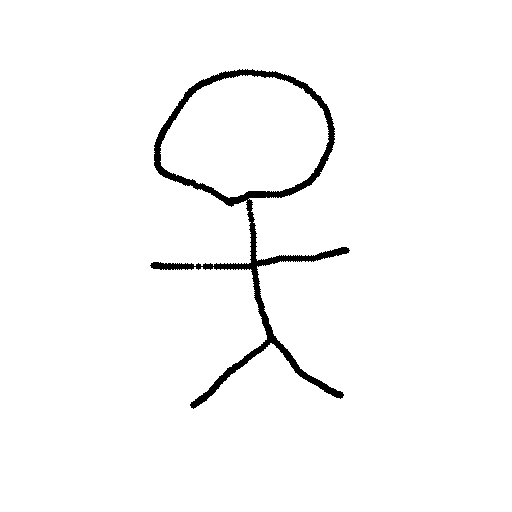
#> input picture image/my_man2.png, 512 x 512 px, found by its file name
$ python rotate.py
#> lines starting #> are read from the running program, lines starting #| are printed output that depends on the picture; after the words box and inside, x2 and y2 are one past the last pixel; in counts of white or black regions, pixels touching at a corner belong together
import cv2
import numpy as np

#读取图片
src = cv2.imread(r'D:\MyCode\MyPython\BUPT_TowerDefence\image\my_man2.png')
#> src is the input picture: shape (512, 512, 3); 97.6% white; 1 black region, box (x1, y1, x2, y2) and area: (150, 69, 350, 409) 6295

#原图的高、宽 以及通道数
rows, cols, channel = src.shape
#> rows = 512; cols = 512; channel = 3

#绕图像的中心旋转
#参数：旋转中心 旋转度数 scale
M = cv2.getRotationMatrix2D((cols/2, rows/2), 30, 1)
#参数：原始图像 旋转参数 元素图像宽高
rotated = cv2.warpAffine(src, M, (cols, rows))
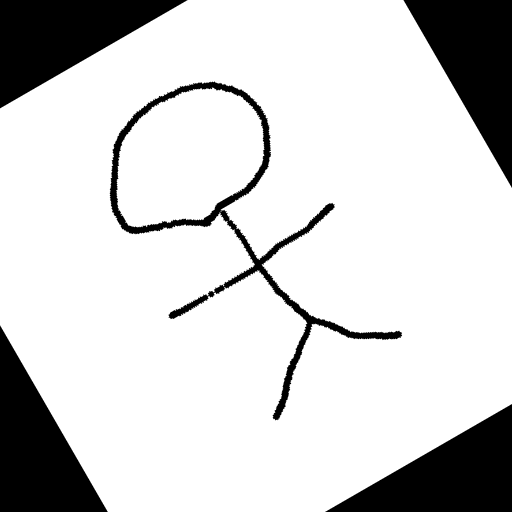
#> rotated: shape (512, 512, 3); min 0, max 255, mean 209.4

#显示图像
cv2.imshow("src", src)
cv2.imshow("rotated", rotated)
cv2.imwrite("D:/MyCode/MyPython/BUPT_TowerDefence/image/rotate.png", rotated)

#等待显示
cv2.waitKey(0)
cv2.destroyAllWindows()
